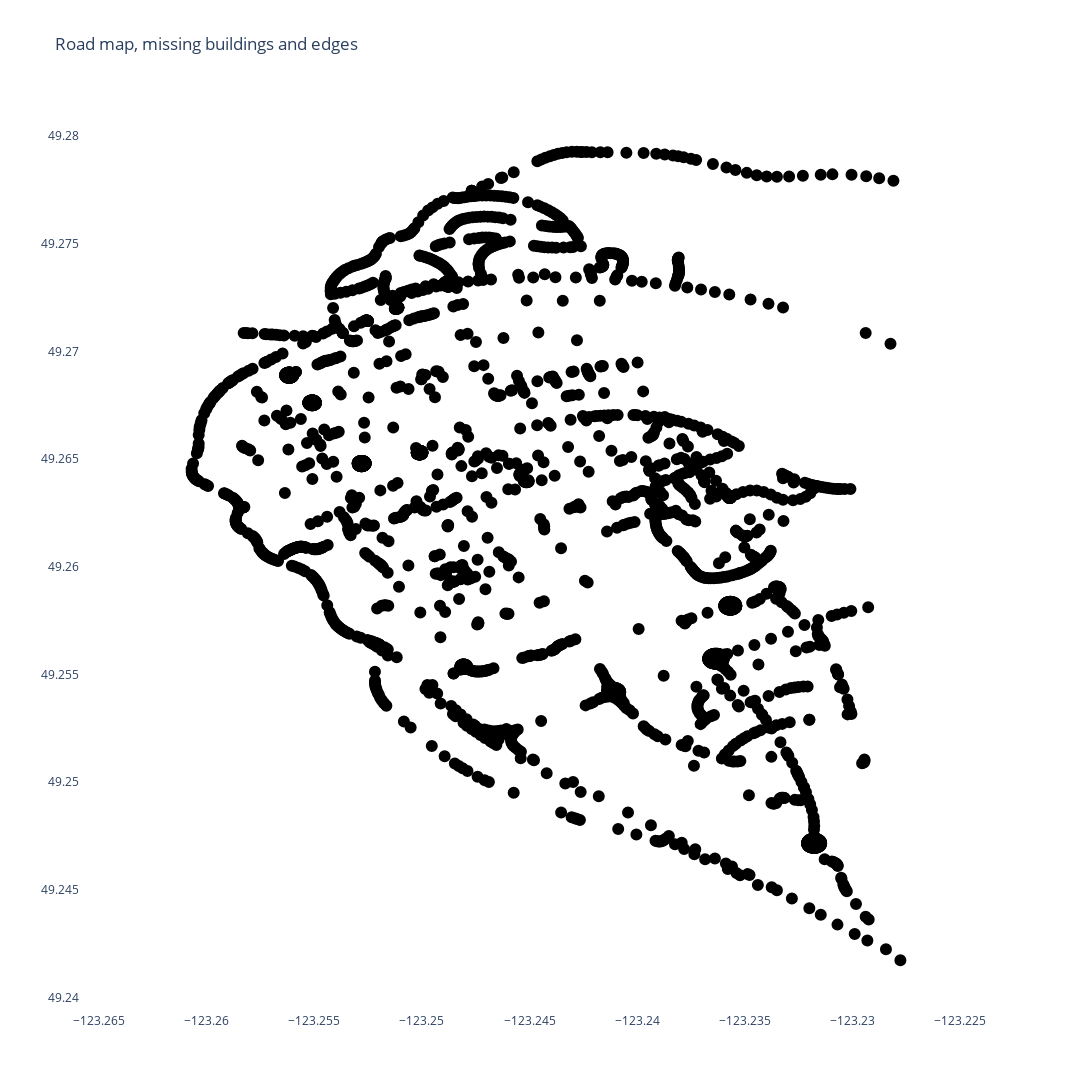

Here is the notebook cell this chart was saved with:
### Code cell
# Create a graph
roads_G = nx.Graph()

listOfCoords = []
# Add nodes with positions
for i in range(len(roads_df)):
    geometry = roads_df["geometry"][i]
    
    if geometry.geom_type == "LineString":
        # Iterate through coordinates in LineString
        for j, (long, lat) in enumerate(geometry.coords):
            if (long, lat) not in listOfCoords:
                if long > -123.2277783865:
                    continue
                listOfCoords.append((long, lat))
                name = roads_df["NAME"][i] if "NAME" in roads_df.columns and pd.notna(roads_df["NAME"][i]) else f"road_{i}"
                node_id = name + f"_point_{j}"  
                roads_G.add_node(
                    node_id,
                    pos=(long, lat)  # Add coordinates as positions
                )
    elif geometry.geom_type == "MultiLineString":
        # Iterate through each LineString in MultiLineString
        for j, line in enumerate(geometry.geoms):  # `geometry.geoms` gives LineString objects
            for k, (long, lat) in enumerate(line.coords):
                if (long, lat) not in listOfCoords:
                    if long > -123.2277783865:
                        continue
                    listOfCoords.append((long, lat))
                    name = roads_df["NAME"][i] if "NAME" in roads_df.columns and pd.notna(roads_df["NAME"][i]) else f"road_{i}"
                    node_id = name + f"_line_{j}_point_{k}"
                    roads_G.add_node(
                        node_id,
                        pos=(long, lat)  # Add coordinates as positions
                    )

# Extract positions of nodes
pos = nx.get_node_attributes(roads_G, 'pos')

node_x = [x for node, (x, y) in pos.items()]
node_y = [y for node, (x, y) in pos.items()]
node_text = [str(node) for node, (x, y) in pos.items()]

edge_trace = create_edges([], [])
node_trace = create_nodes(node_x, node_y, node_text)
fig = create_fig(edge_trace, node_trace, name = "Road map, missing buildings and edges")
fig.show()

### Figure 1 — Plotly figure (JSON) as saved in the notebook; plotly's stock layout.template omitted (floating-point values rounded to 4 significant figures; data arrays with more than 128 entries replaced by an {"elided": "..."} marker saying what was removed)
{"data": [{"hoverinfo": "none", "line": {"color": "#888", "width": 1}, "mode": "lines", "type": "scatter", "x": [], "y": []}, {"hoverinfo": "text", "marker": {"color": {"elided": "2565 str values"}, "line": {"color": {"elided": "2565 str values"}, "width": 2}, "size": 10}, "mode": "markers", "text": {"elided": "2565 str values"}, "textposition": "top center", "type": "scatter", "x": {"elided": "2565 float values"}, "y": {"elided": "2565 float values"}}], "layout": {"height": 1200, "showlegend": false, "title": {"text": "Road map, missing buildings and edges"}, "width": 1200, "xaxis": {"scaleanchor": "y", "scaleratio": 1, "showgrid": false, "zeroline": false}, "yaxis": {"scaleanchor": "x", "scaleratio": 1, "showgrid": false, "zeroline": false}}}
